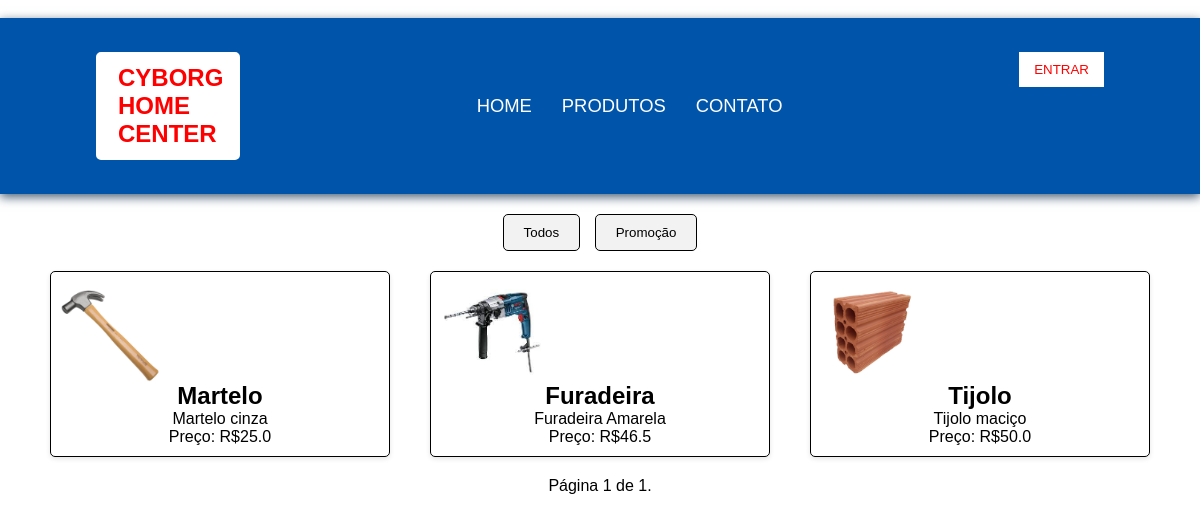
The page /produtos/ on the database as committed earlier.
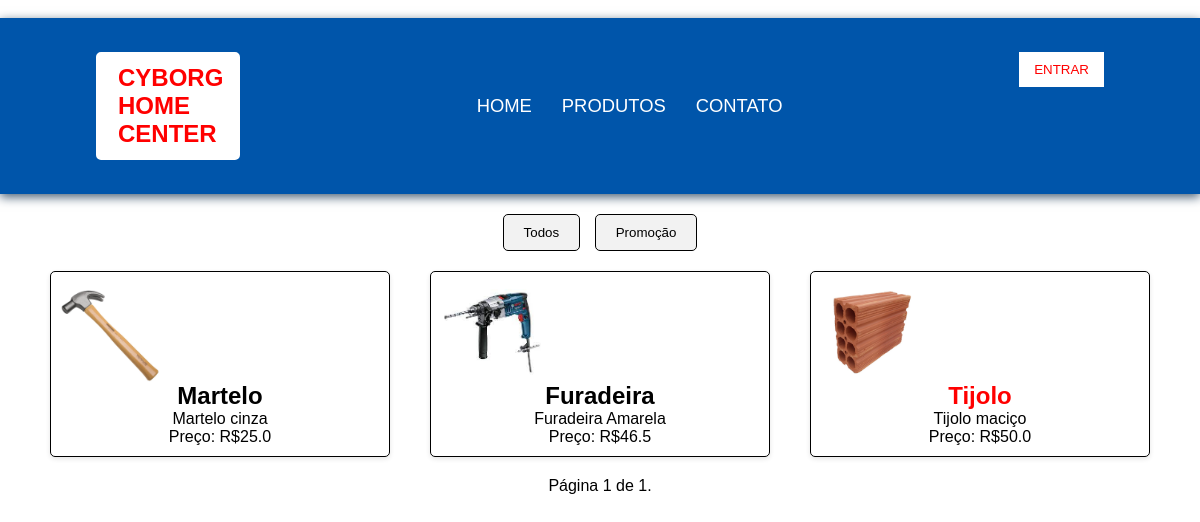
The same page on the database as committed later.
### cyborg/models.py (models this page shows, shortened)
class Products(models.Model):
    image = models.ImageField(upload_to='products/%Y/%m/%d/', blank=True)
    name = models.CharField(max_length=55)
    description = models.CharField(max_length=255)
    price = models.FloatField()
    off = models.BooleanField(default=False)
    class Meta:
        verbose_name = 'Product'

### cyborg/views.py (the view)
# urls.py: path("produtos/", views.produtos, name='produtos'),
def produtos(request):
    product_list = Products.objects.all()
    paginator = Paginator(product_list, 10)  # Mostra 10 produtos por página
    page_number = request.GET.get('page')
    products_paginator = paginator.get_page(page_number)
    return render (request,"cyborg/pages/products.html", {
        'products_paginator': products_paginator,
    })

### cyborg/templates/cyborg/pages/products.html (shortened to what this page needs)
{% extends "cyborg/base.html" %}
{% load static %}
{% block extra_head %}
    <link rel="stylesheet" href="{% static 'cyborg/css/products.css' %}">
{% endblock extra_head %}
{% block content %}
<div class="filters">
  <button class="filter-button" onclick="filterProducts('all')">Todos</button>
  <button class="filter-button" onclick="filterProducts('PROMOÇÃO')">Promoção</button>
<div class="container">
  {% for product in products_paginator  %}
    <div class="product
    " data-category="PROMOÇÃO">
    <img src="
    {% if product.image %}
    {{ product.image.url }}
    {% endif %}
    "alt="">
    <h2 class="
    {% if product.off %}
    offer
    {% endif %}
    ">{{ product.name }}</h2>
    <p>{{ product.description }}</p>
    <p>Preço: R${{ product.price }}</p>
  </div>
  {% endfor %}
</div>
<div class="pagination">
    <span class="step-links">
        <span class="current">
            Página {{ products_paginator.number }} de {{ products_paginator.paginator.num_pages }}.
        </span>
    </span>
</div>
{% endblock content %}

Rows that differ between the two databases and show on the page:
changed Products "Tijolo": off False → True (drawn)
